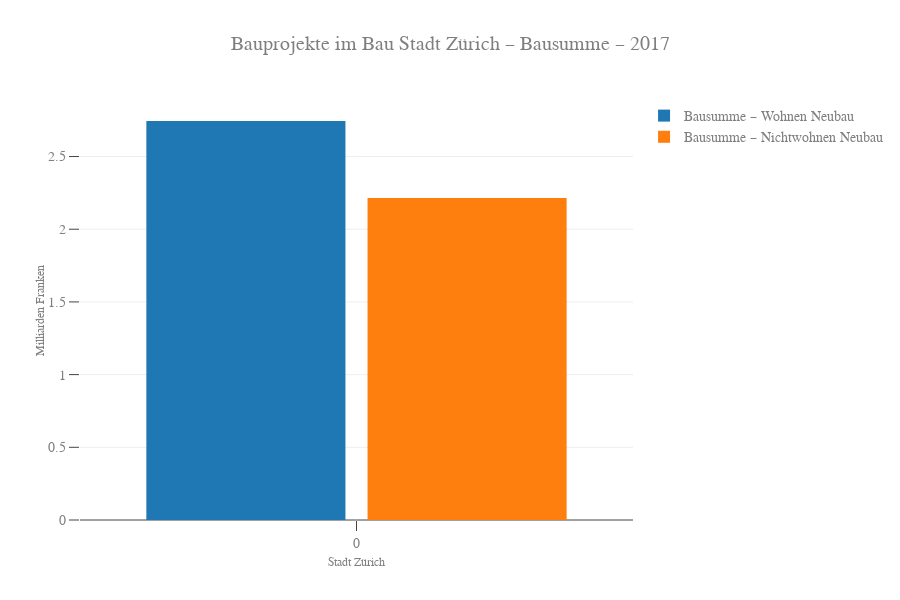

The cell this chart's notebook holds for it:
### Code cell
trace1 = go.Bar(
    x=df_bausumme_gerundet.Jahr,
    y=df_bausumme_gerundet['Bausumme – Wohnen Neubau'], 
    name="Bausumme – Wohnen Neubau",
#     marker=dict(color='#FFD700') # set the marker color to gold
)
trace2 = go.Bar(
    x=df_bausumme_gerundet.Jahr,
    y=df_bausumme_gerundet['Bausumme – Nichtwohnen Neubau'], 
    name="Bausumme – Nichtwohnen Neubau",
#     marker=dict(color='#FFD700') # set the marker color to gold
)
# trace3 = go.Bar(
#     x=df_bausumme_gerundet.Jahr,
#     y=df_bausumme_gerundet['Bausumme – Wohnen Umbau'], 
#     name="Bausumme – Wohnen Umbau",
# #     marker=dict(color='#FFD700') # set the marker color to gold
# )
# trace4 = go.Bar(
#     x=df_bausumme_gerundet.Jahr,
#     y=df_bausumme_gerundet['Bausumme – Nichtwohnen Umbau'], 
#     name="Bausumme – Nichtwohnen Umbau",
# #     marker=dict(color='#FFD700') # set the marker color to gold
# )
data = [trace1, trace2]

layout = go.Layout(
    title='Bauprojekte im Bau Stadt Zürich – Bausumme – 2017',
    font=dict(family='Arial, sans-serif', size=14, color='#7f7f7f'),
    autosize=False,
    width=900,
    height=600,
    bargroupgap=0.1,
    bargap=0.2,

    xaxis=dict(
        title='Stadt Zürich',
        titlefont=dict(family='Arial, sans-serif', size=12, color='#7f7f7f'),
        tickwidth=1,
        ticklen=10,
        automargin=True
    ),
    
    yaxis=dict(
        title='Milliarden Franken',
        titlefont=dict(family='Arial, sans-serif', size=12, color='#7f7f7f'),
        rangemode='tozero',
        nticks=8,
        exponentformat='none',
        tickwidth=1,
        ticklen=10,
        automargin=True
    )
)

fig = go.Figure(data=data, layout=layout)
pyo.iplot(fig, filename='hover-chart-basic')

### Figure 1 — Plotly figure (JSON) as saved in the notebook; plotly's stock layout.template omitted (floating-point values rounded to 4 significant figures)
{"data": [{"name": "Bausumme – Wohnen Neubau", "type": "bar", "uid": "0b5b48ff-459b-490b-8e5b-1bc7f5c3cfe3", "x": [0.002017], "y": [2.744]}, {"name": "Bausumme – Nichtwohnen Neubau", "type": "bar", "uid": "1135f3ff-e441-415f-a9b7-483f8b7e1e2f", "x": [0.002017], "y": [2.215]}], "layout": {"autosize": false, "bargap": 0.2, "bargroupgap": 0.1, "font": {"color": "#7f7f7f", "family": "Arial, sans-serif", "size": 14}, "height": 600, "title": {"text": "Bauprojekte im Bau Stadt Zürich – Bausumme – 2017"}, "width": 900, "xaxis": {"automargin": true, "ticklen": 10, "tickwidth": 1, "title": {"font": {"color": "#7f7f7f", "family": "Arial, sans-serif", "size": 12}, "text": "Stadt Zürich"}}, "yaxis": {"automargin": true, "exponentformat": "none", "nticks": 8, "rangemode": "tozero", "ticklen": 10, "tickwidth": 1, "title": {"font": {"color": "#7f7f7f", "family": "Arial, sans-serif", "size": 12}, "text": "Milliarden Franken"}}}}
